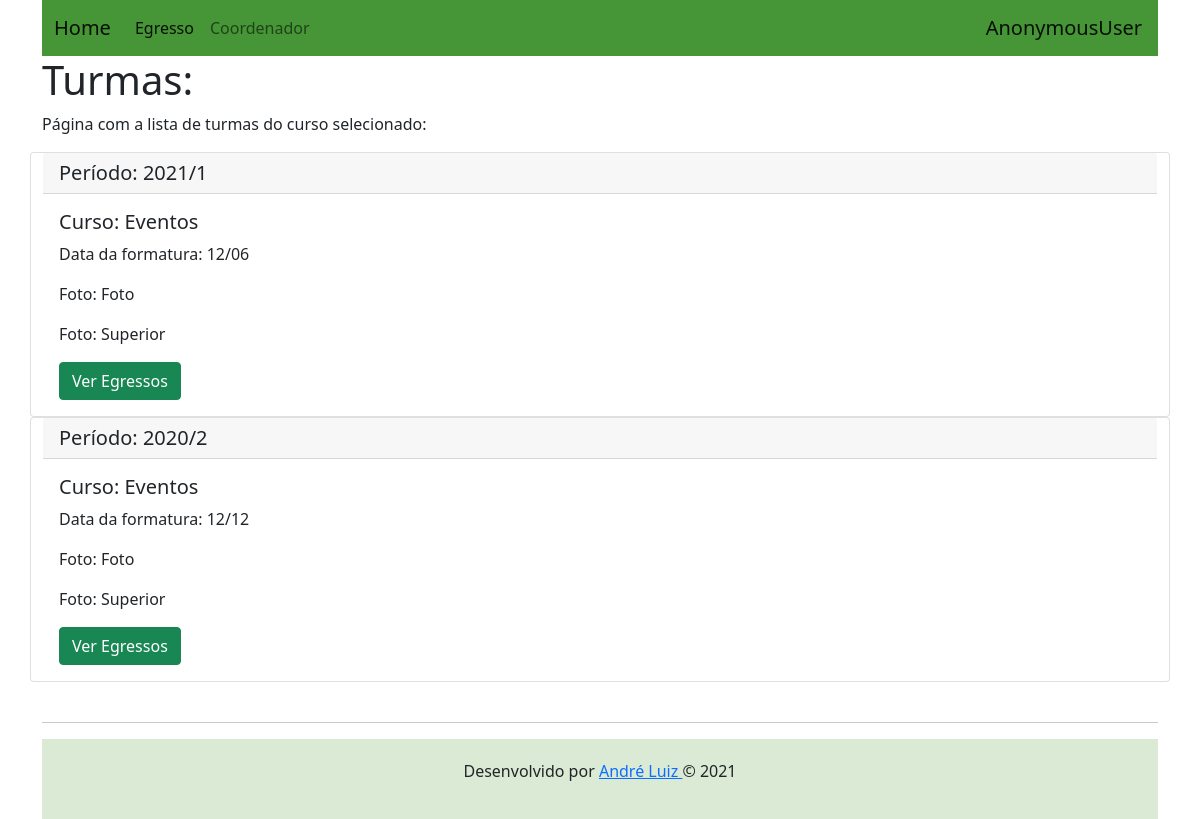
The app's page /turmas/3 with its own data.
### perfis/models.py (models this page shows, shortened)
class Turma(models.Model):
    periodo = models.CharField(max_length=255, null=False)
    data_formatura = models.CharField(max_length=255, null=False)
    foto = models.CharField(max_length=255, null=False)
    curso = models.ForeignKey(Curso, on_delete=models.CASCADE)
    alunos = models.ManyToManyField(Alunos, related_name='turmaa')

class Curso(models.Model):
    NIVEL_CHOICES = (
        ('Superior', 'Superior (Bacharelado / Licenciatura)'),
        ('Superior', 'Superior (Tecnologia)'),
        ('Tecnico', 'Técnico (Integrado)'),
        ('Tecnico', 'Técnico(Subsequente)'),
    )
    nome = models.CharField(max_length=255, null=False)
    nivel = models.CharField(max_length=255, choices=NIVEL_CHOICES, null=False)
    campus = models.CharField(max_length=255, null=False)
    def __str__(self):
        return self.nome

### perfis/views.py (the view)
# urls.py: path('turmas/<str:turma_id>', views.listarturmasview, name='exibir_turma2'),
def listarturmasview(request, turma_id):
    turmas2 = Turma.objects.filter(curso=turma_id)
    return render(request, 'turma.html', { "turmas2" : turmas2})

### perfis/templates/turma.html
{% extends "base.html" %}
{% block body %}
<h1>Turmas:</h1>
<br>
<p>
    Página com a lista de turmas do curso selecionado:
</p>
{% if turmas2%}
    {% for turma in turmas2 %}
        <div class="card">
            <h5 class="card-header">Período: {{turma.periodo}}</h5>
            <div class="card-body">
                <h5 class="card-title">Curso: {{turma.curso}}</h5>
                <p class="card-text">Data da formatura: {{turma.data_formatura}}</p>
                <p class="card-text">Foto: {{turma.foto}}</p>
                <p class="card-text">Foto: {{turma.curso.nivel}}</p>
                <a href="{% url 'exibir_egresso' turma.id %}" class="btn btn-success">Ver Egressos</a>
            </div>
        </div>
    {% endfor %}
{% else %}
    <p><strong>Não temos turmas cadastradas neste curso ainda!</strong></p>
{% endif %}
{% endblock %}

### records on screen
Turma: periodo "2021/1", curso "Eventos", data_formatura "12/06", foto "Foto", curso.nivel "Superior"
Turma: periodo "2020/2", curso "Eventos", data_formatura "12/12", foto "Foto", curso.nivel "Superior"

### other values on screen
{{ request.user }} "AnonymousUser"
